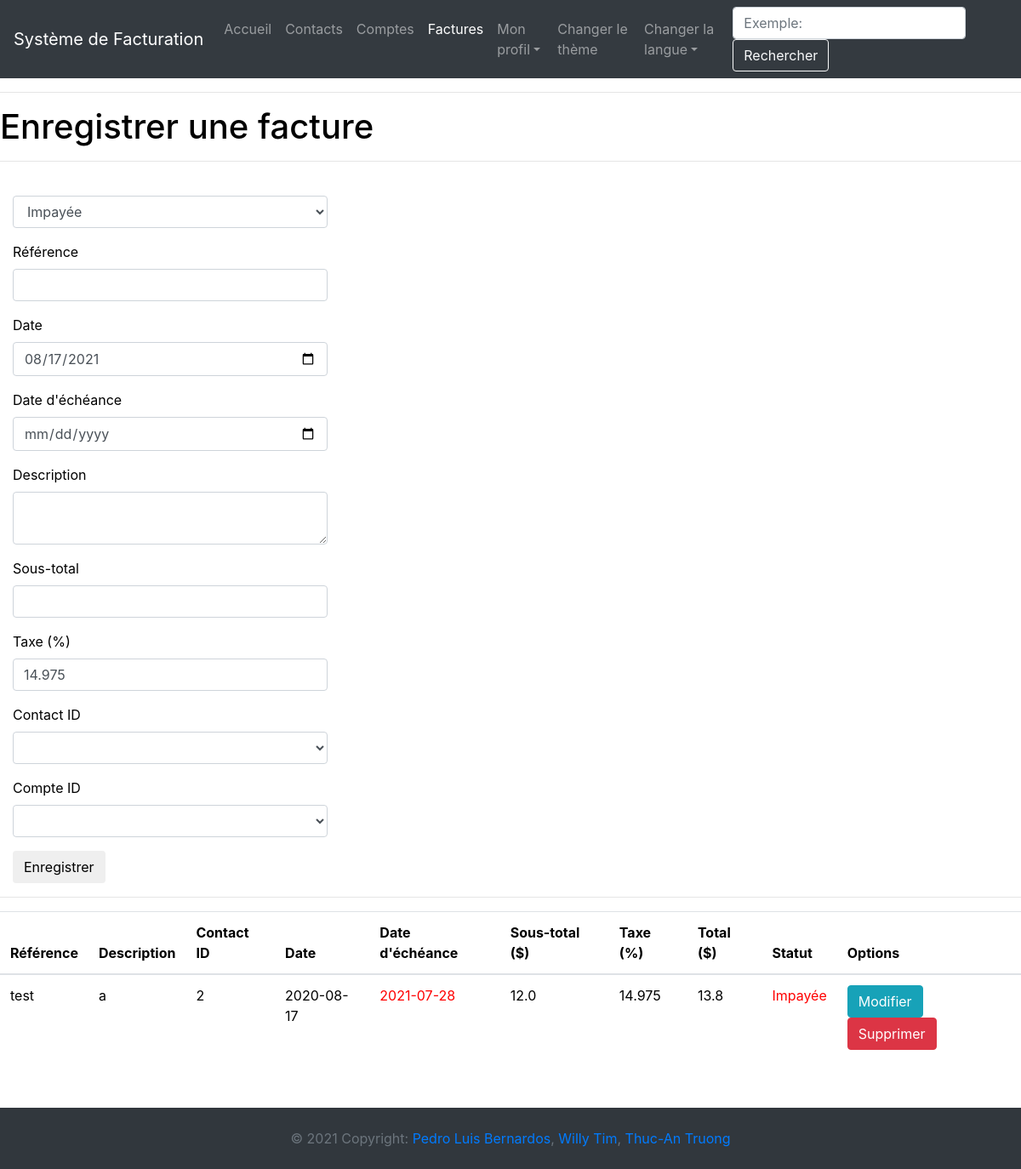
The page /bill (signed in) on the database its author committed.
### app/models.py (models this page shows, shortened)
class Facture(db.Model):
    __tablename__ = "facture"
    id = db.Column(db.Integer, primary_key=True)
    paid = db.Column(db.Integer, default=0, nullable=False)
    reference = db.Column(db.String(50), unique=True, nullable=False)
    date = db.Column(db.Date, nullable=False)
    due_date = db.Column(db.Date, nullable=False)
    description = db.Column(db.String(140), nullable=False)
    subtotal = db.Column(db.Float, nullable=True)
    tax = db.Column(db.Float, nullable=True)
    total = db.Column(db.Float, nullable=True)
    contact_id = db.Column(db.Integer, db.ForeignKey('contact.id'))
    user_id = db.Column(db.Integer, db.ForeignKey('user.id'))
    compte_id = db.Column(db.Integer, db.ForeignKey('compte.id'))
    profilEntreprise_id = db.Column(db.Integer, db.ForeignKey('profilEntreprise.id'))
    user = relationship("User", back_populates="facture")
    contact = relationship("Contact", back_populates="facture")
    compte = db.relationship('Compte', back_populates="facture")
    profilEntreprise = relationship("CompanyProfil", back_populates="facture")

### app/entrees/routes.py (the view, shortened to what this page needs)
@bp.route('/bill', methods=['GET', 'POST'])
@login_required
def bill():
    if current_user.profilEntreprise:
        form = FactureForm()
        form.contact_id.choices = [''] + [(row.name) for row in Contact.query.filter_by(user_id=current_user.id)]
        page = request.args.get('page', 1, type=int)
        factures = Facture.query.filter_by(user_id=current_user.id, profilEntreprise_id=current_user.profil_courrant).paginate(page, app.config['FACTURES_PAR_PAGE'], False)
        next_url = url_for('entrees.index', page=factures.next_num) if factures.has_next else None
        prev_url = url_for('entrees.index', page=factures.prev_num) if factures.has_prev else None
        return render_template("entrees/bill.html", title=_('Facture'), form=form, factures=factures.items, date_today=date.today(), next_url=next_url, prev_url=prev_url)
    else:
        flash(_('Veuillez créer un profil d\'entreprise avant d\'effectuer cette action.'))
        return redirect(url_for('entrees.index'))

### app/__init__.py (called while the page is built)
@app.context_processor
def inject_conf_var():
    return dict(AVAILABLE_LANGUAGES=app.config['LANGUAGES'], CURRENT_LANGUAGE=session.get('language',request.accept_languages.best_match(app.config['LANGUAGES'].keys())))

### app/entrees/forms.py (called while the page is built)
    def get_contacts():
        return Contact.query.filter_by(user_id=current_user.id)

    def get_comptes():
        return Compte.query.filter_by(user_id=current_user.id)

### app/models.py (called while the page is built)
@login.user_loader
def load_user(id):
    return User.query.get(int(id))

### app/routes.py (called while the page is built)
@app.before_request
def before_request():
    if current_user.is_authenticated:
        current_user.last_seen = datetime.utcnow()
        db.session.commit()

### app/templates/entrees/bill.html (shortened to what this page needs)
{% extends "base.html" %}
{% import 'bootstrap/wtf.html' as wtf %}
{% block app_content %}
    <h1>{{ _('Enregistrer une facture') }}</h1>
    <hr>
    {% if form %}
        <div class="form-group">
            <div class="col-md-4">
                {{ wtf.quick_form(form) }}
            </div>
        </div>
        <hr>
    {% endif %}
    <table class="table table-hover">
        <thead>
          <tr>
            <th scope="col">{{ _('Référence') }}</th>
            <th scope="col">{{ _('Description') }}</th>
            <th scope="col">{{ _('Contact ID') }}</th>
            <th scope="col">{{ _('Date') }}</th>
            <th scope="col">{{ _('Date d\'échéance') }}</th>
            <th scope="col">{{ _('Sous-total') }} ($)</th>
            <th scope="col">{{ _('Taxe') }} (%)</th>
            <th scope="col">{{ _('Total') }} ($)</th>
            <th scope="col">{{ _('Statut') }}</th>
            <th scope="col">{{ _('Options') }}</th>
          </tr>
        </thead>
        <tbody>
    {% for facture in factures %}
        {% if facture.paid %}
            {% set facture_state = _('Payée') %}
        {% else %}
            {% set facture_state = _('Impayée') %}
            {% if facture.due_date <= date_today%}
                {% set date_state = 'past-due' %}
            {% endif %}
        {% endif %}
        <tr>
            <td>{{ facture.reference }}</td>
            <td>{{ facture.description }}</td>
            <td>{{ facture.contact_id }}</td>
            <td>{{ facture.date }}</td>
            <td class="{{ date_state }}">{{ facture.due_date }}</td>
            <td>{{ facture.subtotal }}</td>
            <td>{{ facture.tax }}</td>
            <td>{{ facture.total }}</td>
            <td class="{{ date_state }}">{{ facture_state }}</td>
            <td>
                <a class="btn btn-info" href="{{ url_for('entrees.update_bill', facture_id=facture.id) }}">{{ _('Modifier') }}</a>
                <a class="btn btn-danger" href="{{ url_for('entrees.delete_bill', facture_id=facture.id) }}">{{ _('Supprimer') }}</a>
            </td>
        </tr>
    {% endfor %}
        </tbody>
    </table>
    <br><br>
{% endblock %}

### app/static/css/style.css (style rules this page uses)
html { color: black; background-color: white; }
.past-due { color: red; }

### rows shown on the page
Facture: reference "test", description "a", contact_id "2", date "2020-08-17", due_date "2021-07-28", subtotal "12.0", tax "14.975", total "13.8", facture_state "Impayée"
